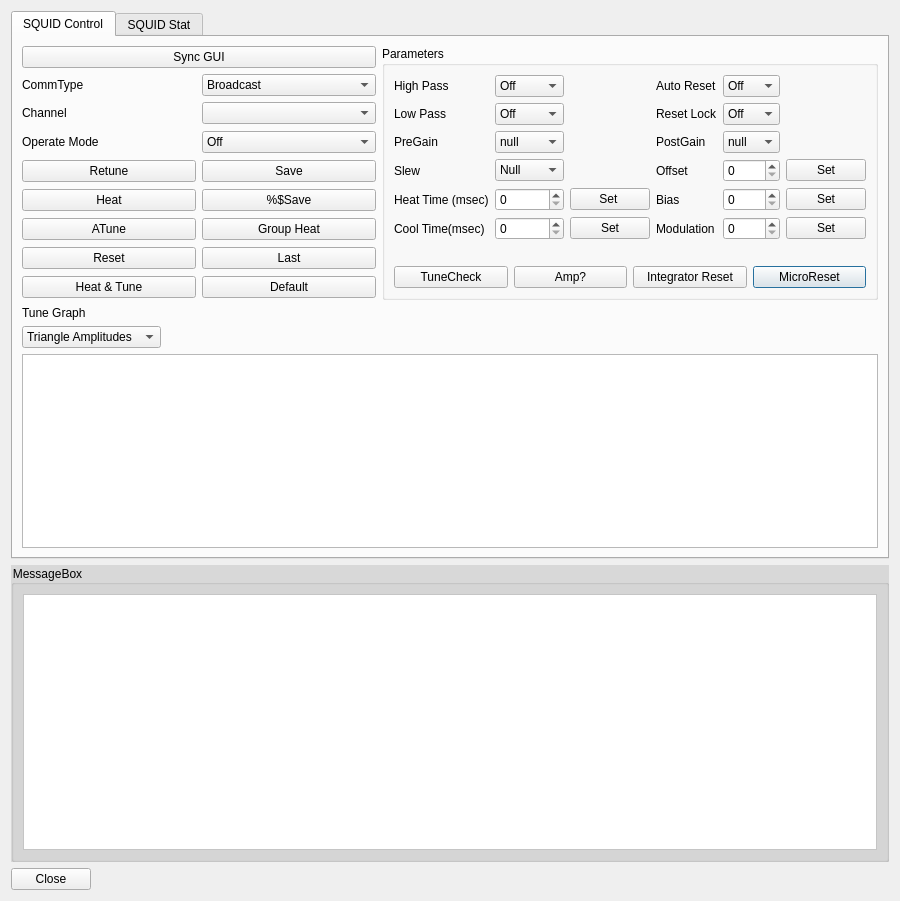
<?xml version="1.0" encoding="UTF-8"?>
<ui version="4.0">
 <class>BabyMEGSQUIDControlDgl</class>
 <widget class="QDialog" name="BabyMEGSQUIDControlDgl">
  <property name="geometry">
   <rect>
    <x>0</x>
    <y>0</y>
    <width>900</width>
    <height>901</height>
   </rect>
  </property>
  <property name="sizePolicy">
   <sizepolicy hsizetype="Preferred" vsizetype="Preferred">
    <horstretch>0</horstretch>
    <verstretch>0</verstretch>
   </sizepolicy>
  </property>
  <property name="windowTitle">
   <string>FLL Controller</string>
  </property>
  <property name="autoFillBackground">
   <bool>true</bool>
  </property>
  <layout class="QGridLayout" name="gridLayout_4">
   <item row="2" column="0">
    <widget class="QGroupBox" name="groupBox_2">
     <property name="styleSheet">
      <string notr="true">color: rgb(0, 0, 0);
background-color:rgb(216, 216, 216);</string>
     </property>
     <property name="title">
      <string>MessageBox</string>
     </property>
     <layout class="QGridLayout" name="gridLayout_11">
      <item row="0" column="0">
       <layout class="QGridLayout" name="gridLayout_10">
        <item row="0" column="0">
         <widget class="QTextEdit" name="m_tx_info">
          <property name="styleSheet">
           <string notr="true">background-color: rgb(255, 255, 255);</string>
          </property>
         </widget>
        </item>
       </layout>
      </item>
     </layout>
    </widget>
   </item>
   <item row="1" column="0">
    <widget class="QTabWidget" name="tabWidget">
     <property name="sizePolicy">
      <sizepolicy hsizetype="Preferred" vsizetype="Fixed">
       <horstretch>0</horstretch>
       <verstretch>0</verstretch>
      </sizepolicy>
     </property>
     <property name="autoFillBackground">
      <bool>false</bool>
     </property>
     <property name="styleSheet">
      <string notr="true"/>
     </property>
     <property name="currentIndex">
      <number>0</number>
     </property>
     <widget class="QWidget" name="tab_SQUIDCONTROL">
      <attribute name="title">
       <string>SQUID Control</string>
      </attribute>
      <layout class="QGridLayout" name="gridLayout_8">
       <item row="0" column="1" rowspan="3">
        <widget class="QGroupBox" name="groupBox">
         <property name="styleSheet">
          <string notr="true"/>
         </property>
         <property name="title">
          <string>Parameters</string>
         </property>
         <layout class="QGridLayout" name="gridLayout_6">
          <item row="2" column="0">
           <layout class="QGridLayout" name="gridLayout_3">
            <item row="0" column="3">
             <widget class="QPushButton" name="m_Qbn_mirco_reset">
              <property name="text">
               <string>MicroReset</string>
              </property>
             </widget>
            </item>
            <item row="0" column="2">
             <widget class="QPushButton" name="m_Qbn_int_reset">
              <property name="text">
               <string>Integrator Reset</string>
              </property>
             </widget>
            </item>
            <item row="0" column="1">
             <widget class="QPushButton" name="m_Qbn_amp">
              <property name="text">
               <string>Amp?</string>
              </property>
             </widget>
            </item>
            <item row="0" column="0">
             <widget class="QPushButton" name="m_Qbn_tunecheck">
              <property name="text">
               <string>TuneCheck</string>
              </property>
             </widget>
            </item>
           </layout>
          </item>
          <item row="0" column="0">
           <layout class="QGridLayout" name="gridLayout_2">
            <item row="3" column="1">
             <widget class="QComboBox" name="m_Qcb_slew">
              <item>
               <property name="text">
                <string>Null</string>
               </property>
              </item>
              <item>
               <property name="text">
                <string>Slow</string>
               </property>
              </item>
              <item>
               <property name="text">
                <string>Normal</string>
               </property>
              </item>
              <item>
               <property name="text">
                <string>Fast</string>
               </property>
              </item>
             </widget>
            </item>
            <item row="2" column="1">
             <widget class="QComboBox" name="m_Qcb_pregain">
              <item>
               <property name="text">
                <string>null</string>
               </property>
              </item>
              <item>
               <property name="text">
                <string>x1</string>
               </property>
              </item>
              <item>
               <property name="text">
                <string>x2</string>
               </property>
              </item>
              <item>
               <property name="text">
                <string>x5</string>
               </property>
              </item>
              <item>
               <property name="text">
                <string>x10</string>
               </property>
              </item>
             </widget>
            </item>
            <item row="0" column="0">
             <widget class="QLabel" name="label_4">
              <property name="text">
               <string>High Pass</string>
              </property>
             </widget>
            </item>
            <item row="1" column="1">
             <widget class="QComboBox" name="m_Qcb_lp">
              <item>
               <property name="text">
                <string>Off</string>
               </property>
              </item>
              <item>
               <property name="text">
                <string>200Hz</string>
               </property>
              </item>
              <item>
               <property name="text">
                <string>500Hz</string>
               </property>
              </item>
              <item>
               <property name="text">
                <string>1KHz</string>
               </property>
              </item>
              <item>
               <property name="text">
                <string>5KHz</string>
               </property>
              </item>
             </widget>
            </item>
            <item row="1" column="0">
             <widget class="QLabel" name="label_5">
              <property name="text">
               <string>Low Pass</string>
              </property>
             </widget>
            </item>
            <item row="0" column="1">
             <widget class="QComboBox" name="m_Qcb_hp">
              <item>
               <property name="text">
                <string>Off</string>
               </property>
              </item>
              <item>
               <property name="text">
                <string>0.16Hz</string>
               </property>
              </item>
              <item>
               <property name="text">
                <string>1Hz</string>
               </property>
              </item>
             </widget>
            </item>
            <item row="3" column="0">
             <widget class="QLabel" name="label_7">
              <property name="text">
               <string>Slew</string>
              </property>
             </widget>
            </item>
            <item row="4" column="0">
             <widget class="QLabel" name="label_14">
              <property name="text">
               <string>Heat Time (msec)</string>
              </property>
             </widget>
            </item>
            <item row="1" column="4">
             <widget class="QComboBox" name="m_Qcb_reset_lock">
              <item>
               <property name="text">
                <string>Off</string>
               </property>
              </item>
              <item>
               <property name="text">
                <string>On</string>
               </property>
              </item>
             </widget>
            </item>
            <item row="0" column="4">
             <widget class="QComboBox" name="m_Qcb_auto_reset">
              <item>
               <property name="text">
                <string>Off</string>
               </property>
              </item>
              <item>
               <property name="text">
                <string>On</string>
               </property>
              </item>
             </widget>
            </item>
            <item row="1" column="3">
             <widget class="QLabel" name="label_9">
              <property name="text">
               <string>Reset Lock</string>
              </property>
             </widget>
            </item>
            <item row="0" column="3">
             <widget class="QLabel" name="label_8">
              <property name="text">
               <string>Auto Reset</string>
              </property>
             </widget>
            </item>
            <item row="4" column="1">
             <widget class="QSpinBox" name="m_Qsb_heattime">
              <property name="maximum">
               <number>10000</number>
              </property>
             </widget>
            </item>
            <item row="2" column="0">
             <widget class="QLabel" name="label_6">
              <property name="text">
               <string>PreGain</string>
              </property>
             </widget>
            </item>
            <item row="5" column="0">
             <widget class="QLabel" name="label_15">
              <property name="text">
               <string>Cool Time(msec)</string>
              </property>
             </widget>
            </item>
            <item row="5" column="1">
             <widget class="QSpinBox" name="m_Qsb_cooltime">
              <property name="maximum">
               <number>1000000</number>
              </property>
             </widget>
            </item>
            <item row="3" column="3">
             <widget class="QLabel" name="label_11">
              <property name="text">
               <string>Offset </string>
              </property>
             </widget>
            </item>
            <item row="4" column="3">
             <widget class="QLabel" name="label_12">
              <property name="text">
               <string>Bias</string>
              </property>
             </widget>
            </item>
            <item row="5" column="3">
             <widget class="QLabel" name="label_13">
              <property name="text">
               <string>Modulation</string>
              </property>
             </widget>
            </item>
            <item row="2" column="3">
             <widget class="QLabel" name="label_18">
              <property name="text">
               <string>PostGain</string>
              </property>
             </widget>
            </item>
            <item row="2" column="4">
             <widget class="QComboBox" name="m_Qcb_postgain">
              <item>
               <property name="text">
                <string>null</string>
               </property>
              </item>
              <item>
               <property name="text">
                <string>x1</string>
               </property>
              </item>
              <item>
               <property name="text">
                <string>x10</string>
               </property>
              </item>
              <item>
               <property name="text">
                <string>x100</string>
               </property>
              </item>
             </widget>
            </item>
            <item row="0" column="5">
             <widget class="QLabel" name="label_10">
              <property name="text">
               <string/>
              </property>
             </widget>
            </item>
            <item row="3" column="4">
             <widget class="QSpinBox" name="m_Qsb_offset">
              <property name="maximum">
               <number>9999</number>
              </property>
             </widget>
            </item>
            <item row="4" column="4">
             <widget class="QSpinBox" name="m_Qsb_bias">
              <property name="maximum">
               <number>9999</number>
              </property>
             </widget>
            </item>
            <item row="5" column="4">
             <widget class="QSpinBox" name="m_Qsb_mod">
              <property name="maximum">
               <number>9999</number>
              </property>
             </widget>
            </item>
            <item row="4" column="2">
             <widget class="QPushButton" name="m_Qbn_heattime">
              <property name="text">
               <string>Set </string>
              </property>
             </widget>
            </item>
            <item row="5" column="2">
             <widget class="QPushButton" name="m_Qbn_cooltime">
              <property name="text">
               <string>Set</string>
              </property>
             </widget>
            </item>
            <item row="3" column="5">
             <widget class="QPushButton" name="m_Qbn_offset">
              <property name="text">
               <string>Set</string>
              </property>
             </widget>
            </item>
            <item row="4" column="5">
             <widget class="QPushButton" name="m_Qbn_bias">
              <property name="text">
               <string>Set</string>
              </property>
             </widget>
            </item>
            <item row="5" column="5">
             <widget class="QPushButton" name="m_Qbn_mod">
              <property name="text">
               <string>Set</string>
              </property>
             </widget>
            </item>
           </layout>
          </item>
          <item row="1" column="0">
           <widget class="QLabel" name="label_19">
            <property name="text">
             <string/>
            </property>
           </widget>
          </item>
         </layout>
        </widget>
       </item>
       <item row="3" column="0">
        <widget class="QLabel" name="label_16">
         <property name="text">
          <string>Tune Graph</string>
         </property>
        </widget>
       </item>
       <item row="0" column="0">
        <layout class="QGridLayout" name="gridLayout_7">
         <item row="0" column="0" colspan="2">
          <widget class="QPushButton" name="m_Qbn_SyncGUI">
           <property name="text">
            <string>Sync GUI</string>
           </property>
          </widget>
         </item>
         <item row="2" column="0">
          <widget class="QLabel" name="label_2">
           <property name="text">
            <string>Channel</string>
           </property>
          </widget>
         </item>
         <item row="2" column="1">
          <widget class="QComboBox" name="m_Qcb_channel"/>
         </item>
         <item row="1" column="1">
          <widget class="QComboBox" name="m_Qcb_commtype">
           <item>
            <property name="text">
             <string>Broadcast</string>
            </property>
           </item>
           <item>
            <property name="text">
             <string>GroupA</string>
            </property>
           </item>
           <item>
            <property name="text">
             <string>GroupB</string>
            </property>
           </item>
           <item>
            <property name="text">
             <string>GroupC</string>
            </property>
           </item>
           <item>
            <property name="text">
             <string>GroupD</string>
            </property>
           </item>
           <item>
            <property name="text">
             <string>GroupE</string>
            </property>
           </item>
           <item>
            <property name="text">
             <string>GroupF</string>
            </property>
           </item>
           <item>
            <property name="text">
             <string>GroupG</string>
            </property>
           </item>
           <item>
            <property name="text">
             <string>GroupH</string>
            </property>
           </item>
           <item>
            <property name="text">
             <string>Single Channel</string>
            </property>
           </item>
          </widget>
         </item>
         <item row="1" column="0">
          <widget class="QLabel" name="label">
           <property name="text">
            <string>CommType</string>
           </property>
          </widget>
         </item>
        </layout>
       </item>
       <item row="1" column="0" rowspan="2">
        <layout class="QGridLayout" name="gridLayout">
         <item row="0" column="0">
          <widget class="QLabel" name="label_3">
           <property name="text">
            <string>Operate Mode</string>
           </property>
          </widget>
         </item>
         <item row="0" column="1">
          <widget class="QComboBox" name="m_Qcb_opermode">
           <item>
            <property name="text">
             <string>Off</string>
            </property>
           </item>
           <item>
            <property name="text">
             <string>Run</string>
            </property>
           </item>
           <item>
            <property name="text">
             <string>Tune</string>
            </property>
           </item>
           <item>
            <property name="text">
             <string>Sleep</string>
            </property>
           </item>
          </widget>
         </item>
         <item row="1" column="0">
          <widget class="QPushButton" name="m_Qbn_retune">
           <property name="text">
            <string>Retune</string>
           </property>
          </widget>
         </item>
         <item row="2" column="0">
          <widget class="QPushButton" name="m_Qbn_heat">
           <property name="text">
            <string>Heat</string>
           </property>
          </widget>
         </item>
         <item row="3" column="0">
          <widget class="QPushButton" name="m_Qbn_atune">
           <property name="text">
            <string>ATune</string>
           </property>
          </widget>
         </item>
         <item row="4" column="0">
          <widget class="QPushButton" name="m_Qbn_reset">
           <property name="text">
            <string>Reset</string>
           </property>
          </widget>
         </item>
         <item row="5" column="0">
          <widget class="QPushButton" name="m_Qbn_heatTune">
           <property name="text">
            <string>Heat &amp;&amp; Tune</string>
           </property>
          </widget>
         </item>
         <item row="1" column="1">
          <widget class="QPushButton" name="m_Qbn_save">
           <property name="text">
            <string>Save</string>
           </property>
          </widget>
         </item>
         <item row="2" column="1">
          <widget class="QPushButton" name="m_Qbn_save1">
           <property name="text">
            <string>%$Save</string>
           </property>
          </widget>
         </item>
         <item row="3" column="1">
          <widget class="QPushButton" name="m_Qbn_groupheat">
           <property name="text">
            <string>Group Heat</string>
           </property>
          </widget>
         </item>
         <item row="4" column="1">
          <widget class="QPushButton" name="m_Qbn_last">
           <property name="text">
            <string>Last</string>
           </property>
          </widget>
         </item>
         <item row="5" column="1">
          <widget class="QPushButton" name="m_Qbn_default">
           <property name="text">
            <string>Default</string>
           </property>
          </widget>
         </item>
        </layout>
       </item>
       <item row="5" column="0" colspan="2">
        <layout class="QGridLayout" name="gridLayout_13">
         <item row="0" column="0">
          <widget class="QComboBox" name="m_Qcb_bar_graph_select">
           <property name="sizePolicy">
            <sizepolicy hsizetype="Fixed" vsizetype="Fixed">
             <horstretch>0</horstretch>
             <verstretch>0</verstretch>
            </sizepolicy>
           </property>
           <item>
            <property name="text">
             <string>Triangle Amplitudes</string>
            </property>
           </item>
           <item>
            <property name="text">
             <string>AutoReset</string>
            </property>
           </item>
           <item>
            <property name="text">
             <string>Biases</string>
            </property>
           </item>
           <item>
            <property name="text">
             <string>High Passes</string>
            </property>
           </item>
           <item>
            <property name="text">
             <string>Low Passes</string>
            </property>
           </item>
           <item>
            <property name="text">
             <string>Modes</string>
            </property>
           </item>
           <item>
            <property name="text">
             <string>Modulations</string>
            </property>
           </item>
           <item>
            <property name="text">
             <string>Offsets</string>
            </property>
           </item>
           <item>
            <property name="text">
             <string>Reset</string>
            </property>
           </item>
           <item>
            <property name="text">
             <string>Slews</string>
            </property>
           </item>
           <item>
            <property name="text">
             <string>PreGains</string>
            </property>
           </item>
           <item>
            <property name="text">
             <string>PostGains</string>
            </property>
           </item>
          </widget>
         </item>
         <item row="2" column="0">
          <widget class="QGraphicsView" name="gv_paragraph"/>
         </item>
        </layout>
       </item>
       <item row="4" column="0" colspan="2">
        <layout class="QFormLayout" name="lay_tune">
         <property name="sizeConstraint">
          <enum>QLayout::SetFixedSize</enum>
         </property>
         <property name="fieldGrowthPolicy">
          <enum>QFormLayout::ExpandingFieldsGrow</enum>
         </property>
         <property name="horizontalSpacing">
          <number>0</number>
         </property>
        </layout>
       </item>
      </layout>
     </widget>
     <widget class="QWidget" name="tab_SQUID_STAT">
      <attribute name="title">
       <string>SQUID Stat</string>
      </attribute>
      <layout class="QGridLayout" name="gridLayout_9">
       <item row="0" column="0">
        <layout class="QGridLayout" name="gridLayout_5">
         <item row="4" column="0">
          <widget class="QLabel" name="label_17">
           <property name="sizePolicy">
            <sizepolicy hsizetype="Fixed" vsizetype="Preferred">
             <horstretch>0</horstretch>
             <verstretch>0</verstretch>
            </sizepolicy>
           </property>
           <property name="text">
            <string>SQUID STAT</string>
           </property>
          </widget>
         </item>
         <item row="5" column="0">
          <widget class="QTextBrowser" name="textBrowser">
           <property name="styleSheet">
            <string notr="true">background-color: rgb(220, 220, 220);</string>
           </property>
          </widget>
         </item>
        </layout>
       </item>
      </layout>
     </widget>
    </widget>
   </item>
   <item row="3" column="0">
    <layout class="QFormLayout" name="formLayout_4">
     <property name="fieldGrowthPolicy">
      <enum>QFormLayout::AllNonFixedFieldsGrow</enum>
     </property>
     <item row="0" column="0">
      <widget class="QPushButton" name="m_Qbn_Cancel">
       <property name="text">
        <string>Close</string>
       </property>
      </widget>
     </item>
    </layout>
   </item>
  </layout>
 </widget>
 <resources/>
 <connections/>
</ui>
